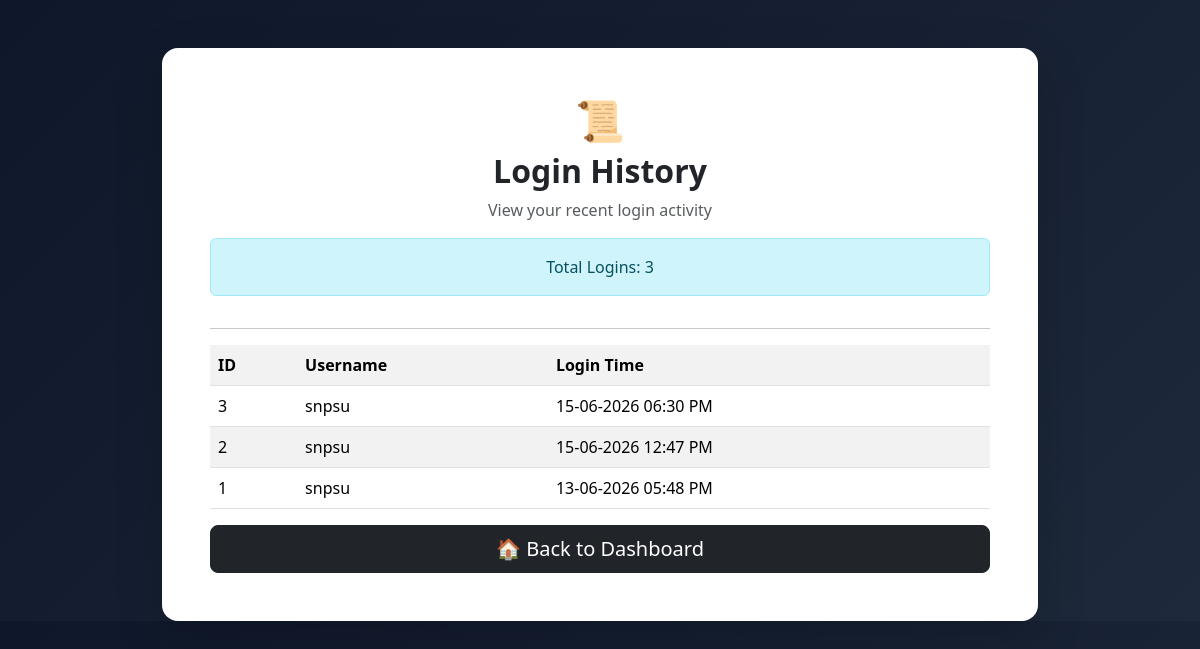
The page /history (signed in) on the database its author committed.
### app.py (models this page shows)
class LoginHistory(db.Model):
    id = db.Column(db.Integer, primary_key=True)
    username = db.Column(db.String(100))
    login_time = db.Column(db.DateTime)

### app.py (the view)
@app.route('/history')
def history():
    if 'username' not in session:
        return redirect(url_for('login'))
    logs = LoginHistory.query.filter_by(
    username=session['username']
).order_by(
    LoginHistory.id.desc()
).all()
    return render_template(
        'history.html',
        logs=logs
    )

### templates/history.html (shortened to what this page needs)
<!DOCTYPE html>
<html>
<head>
    <link href="https://cdn.jsdelivr.net/npm/bootstrap@5.3.3/dist/css/bootstrap.min.css" rel="stylesheet">
</head>
<body style="background: linear-gradient(135deg, #0f172a, #1e293b);">
<div class="container mt-5" style="max-width:900px;">
<div class="card p-5 shadow-lg border-0 rounded-4">
<div class="text-center">
    <h1>📜</h1>
    <h2 class="fw-bold">
        Login History
    </h2>
    <p class="text-muted">
        View your recent login activity
    </p>
<div class="alert alert-info">
    Total Logins: {{ logs|length }}
</div>
</div>
<hr>
<table class="table table-hover table-striped">
<tr>
    <th>ID</th>
    <th>Username</th>
    <th>Login Time</th>
</tr>
{% for log in logs %}
<tr>
    <td>{{ log.id }}</td>
    <td>{{ log.username }}</td>
    <td>{{ log.login_time.strftime('%d-%m-%Y %I:%M %p') }}</td>
</tr>
{% endfor %}
</table>
<a href="/dashboard"
   class="btn btn-dark btn-lg w-100">
    🏠 Back to Dashboard
</a>
</div>
</div>
</body>
</html>

### rows shown on the page
LoginHistory: id "3", username "snpsu", login_time "15-06-2026 06:30 PM"
LoginHistory: id "2", username "snpsu", login_time "15-06-2026 12:47 PM"
LoginHistory: id "1", username "snpsu", login_time "13-06-2026 05:48 PM"

### other values the page prints
{{ logs|length }} "3"
